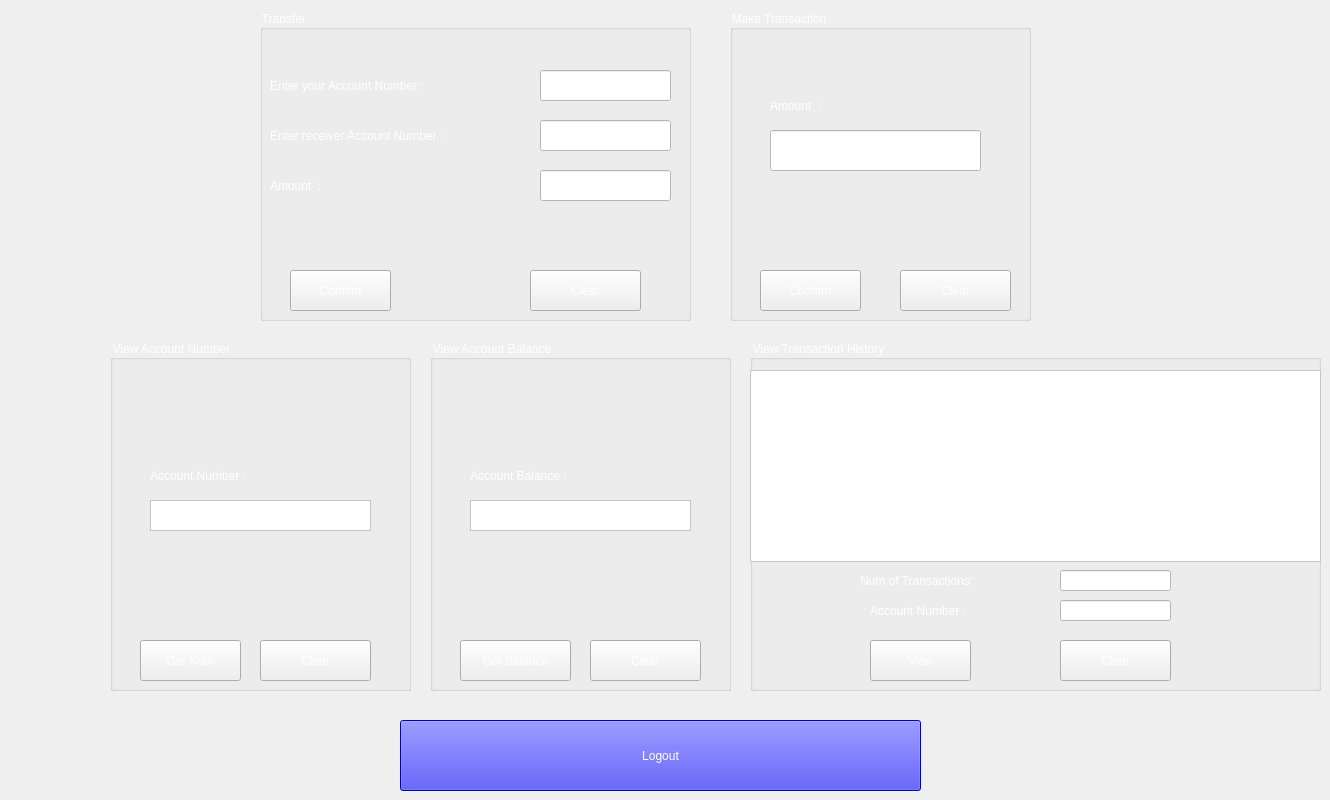
    <widget class="QWidget" name="UserTab">
     <attribute name="title">
      <string>User</string>
     </attribute>
     <widget class="QGroupBox" name="groupBox_7">
      <property name="geometry">
       <rect>
        <x>110</x>
        <y>340</y>
        <width>301</width>
        <height>351</height>
       </rect>
      </property>
      <property name="styleSheet">
       <string notr="true">font: 12pt &quot;Segoe UI&quot;;
color: rgb(255, 255, 255);</string>
      </property>
      <property name="title">
       <string>View Account Number</string>
      </property>
      <widget class="QPushButton" name="pushButton_8">
       <property name="geometry">
        <rect>
         <x>150</x>
         <y>300</y>
         <width>111</width>
         <height>41</height>
        </rect>
       </property>
       <property name="styleSheet">
        <string notr="true">color: rgb(255, 255, 255);</string>
       </property>
       <property name="text">
        <string>Clear</string>
       </property>
      </widget>
      <widget class="QPushButton" name="viewaccNUsPb">
       <property name="geometry">
        <rect>
         <x>30</x>
         <y>300</y>
         <width>101</width>
         <height>41</height>
        </rect>
       </property>
       <property name="styleSheet">
        <string notr="true">color: rgb(255, 255, 255);</string>
       </property>
       <property name="text">
        <string>Get Num</string>
       </property>
      </widget>
      <widget class="QListWidget" name="viewaccNUsLw">
       <property name="geometry">
        <rect>
         <x>40</x>
         <y>160</y>
         <width>221</width>
         <height>31</height>
        </rect>
       </property>
       <property name="styleSheet">
        <string notr="true">background-color: rgb(255, 255, 255);
color: rgb(0, 0, 0);</string>
       </property>
      </widget>
      <widget class="QLabel" name="label_17">
       <property name="geometry">
        <rect>
         <x>40</x>
         <y>120</y>
         <width>241</width>
         <height>31</height>
        </rect>
       </property>
       <property name="styleSheet">
        <string notr="true">font: 700 12pt &quot;Segoe UI&quot;;
color: rgb(255, 255, 255);</string>
       </property>
       <property name="text">
        <string>Account Number :</string>
       </property>
      </widget>
     </widget>
     <widget class="QPushButton" name="LogoutPb_2">
      <property name="geometry">
       <rect>
        <x>400</x>
        <y>720</y>
        <width>521</width>
        <height>71</height>
       </rect>
      </property>
      <property name="styleSheet">
       <string notr="true">color: rgb(255, 255, 255);
background-color: rgb(0, 0, 255);</string>
      </property>
      <property name="text">
       <string>Logout</string>
      </property>
     </widget>
     <widget class="QGroupBox" name="groupBox_8">
      <property name="geometry">
       <rect>
        <x>430</x>
        <y>340</y>
        <width>301</width>
        <height>351</height>
       </rect>
      </property>
      <property name="styleSheet">
       <string notr="true">font: 12pt &quot;Segoe UI&quot;;
color: rgb(255, 255, 255);</string>
      </property>
      <property name="title">
       <string>View Account Balance</string>
      </property>
      <widget class="QPushButton" name="pushButton_10">
       <property name="geometry">
        <rect>
         <x>160</x>
         <y>300</y>
         <width>111</width>
         <height>41</height>
        </rect>
       </property>
       <property name="styleSheet">
        <string notr="true">color: rgb(255, 255, 255);</string>
       </property>
       <property name="text">
        <string>Clear</string>
       </property>
      </widget>
      <widget class="QListWidget" name="viewaccBUsLw">
       <property name="geometry">
        <rect>
         <x>40</x>
         <y>160</y>
         <width>221</width>
         <height>31</height>
        </rect>
       </property>
       <property name="styleSheet">
        <string notr="true">background-color: rgb(255, 255, 255);
color: rgb(0, 0, 0);</string>
       </property>
      </widget>
      <widget class="QLabel" name="label_19">
       <property name="geometry">
        <rect>
         <x>40</x>
         <y>120</y>
         <width>241</width>
         <height>31</height>
        </rect>
       </property>
       <property name="styleSheet">
        <string notr="true">font: 700 12pt &quot;Segoe UI&quot;;
color: rgb(255, 255, 255);</string>
       </property>
       <property name="text">
        <string>Account Balance :</string>
       </property>
      </widget>
      <widget class="QPushButton" name="viewaccBUsPb">
       <property name="geometry">
        <rect>
         <x>30</x>
         <y>300</y>
         <width>111</width>
         <height>41</height>
        </rect>
       </property>
       <property name="styleSheet">
        <string notr="true">color: rgb(255, 255, 255);</string>
       </property>
       <property name="text">
        <string>Get Balance</string>
       </property>
      </widget>
     </widget>
     <widget class="QGroupBox" name="groupBox_9">
      <property name="geometry">
       <rect>
        <x>750</x>
        <y>340</y>
        <width>571</width>
        <height>351</height>
       </rect>
      </property>
      <property name="styleSheet">
       <string notr="true">font: 12pt &quot;Segoe UI&quot;;
color: rgb(255, 255, 255);</string>
      </property>
      <property name="title">
       <string>View Transaction History</string>
      </property>
      <widget class="QLabel" name="label_20">
       <property name="geometry">
        <rect>
         <x>110</x>
         <y>230</y>
         <width>181</width>
         <height>21</height>
        </rect>
       </property>
       <property name="styleSheet">
        <string notr="true">color: rgb(255, 255, 255);
font: 700 10pt &quot;Segoe UI&quot;;</string>
       </property>
       <property name="text">
        <string>Num of Transactions:</string>
       </property>
      </widget>
      <widget class="QPushButton" name="pushButton_11">
       <property name="geometry">
        <rect>
         <x>310</x>
         <y>300</y>
         <width>111</width>
         <height>41</height>
        </rect>
       </property>
       <property name="styleSheet">
        <string notr="true">color: rgb(255, 255, 255);</string>
       </property>
       <property name="text">
        <string>Clear</string>
       </property>
      </widget>
      <widget class="QPushButton" name="viewTransPb">
       <property name="geometry">
        <rect>
         <x>120</x>
         <y>300</y>
         <width>101</width>
         <height>41</height>
        </rect>
       </property>
       <property name="styleSheet">
        <string notr="true">color: rgb(255, 255, 255);</string>
       </property>
       <property name="text">
        <string>View</string>
       </property>
      </widget>
      <widget class="QLabel" name="label_26">
       <property name="geometry">
        <rect>
         <x>120</x>
         <y>260</y>
         <width>161</width>
         <height>21</height>
        </rect>
       </property>
       <property name="styleSheet">
        <string notr="true">color: rgb(255, 255, 255);
font: 700 10pt &quot;Segoe UI&quot;;</string>
       </property>
       <property name="text">
        <string>Account Number :</string>
       </property>
      </widget>
      <widget class="QLineEdit" name="NumTransLe">
       <property name="geometry">
        <rect>
         <x>310</x>
         <y>230</y>
         <width>111</width>
         <height>21</height>
        </rect>
       </property>
       <property name="styleSheet">
        <string notr="true">background-color: rgb(255, 255, 255);
color: rgb(0, 0, 0);</string>
       </property>
      </widget>
      <widget class="QLineEdit" name="accNumTransLe">
       <property name="geometry">
        <rect>
         <x>310</x>
         <y>260</y>
         <width>111</width>
         <height>21</height>
        </rect>
       </property>
       <property name="styleSheet">
        <string notr="true">background-color: rgb(255, 255, 255);
color: rgb(0, 0, 0);</string>
       </property>
      </widget>
      <widget class="QTableWidget" name="tableWidget">
       <property name="geometry">
        <rect>
         <x>0</x>
         <y>30</y>
         <width>571</width>
         <height>192</height>
        </rect>
       </property>
       <property name="styleSheet">
        <string notr="true">background-color: rgb(255, 255, 255);
color: rgb(0, 0, 0);</string>
       </property>
       <property name="verticalScrollMode">
        <enum>QAbstractItemView::ScrollPerPixel</enum>
       </property>
       <property name="horizontalScrollMode">
        <enum>QAbstractItemView::ScrollPerPixel</enum>
       </property>
      </widget>
     </widget>
     <widget class="QGroupBox" name="groupBox_10">
      <property name="geometry">
       <rect>
        <x>260</x>
        <y>10</y>
        <width>431</width>
        <height>311</height>
       </rect>
      </property>
      <property name="styleSheet">
       <string notr="true">font: 12pt &quot;Segoe UI&quot;;
border-color: rgb(255, 255, 255);
color: rgb(255, 255, 255);</string>
      </property>
      <property name="title">
       <string>Transfer </string>
      </property>
      <widget class="QPushButton" name="MakeTransPb_2">
       <property name="geometry">
        <rect>
         <x>30</x>
         <y>260</y>
         <width>101</width>
         <height>41</height>
        </rect>
       </property>
       <property name="styleSheet">
        <string notr="true">color: rgb(255, 255, 255);</string>
       </property>
       <property name="text">
        <string>Confirm</string>
       </property>
      </widget>
      <widget class="QPushButton" name="pushButton_12">
       <property name="geometry">
        <rect>
         <x>270</x>
         <y>260</y>
         <width>111</width>
         <height>41</height>
        </rect>
       </property>
       <property name="styleSheet">
        <string notr="true">color: rgb(255, 255, 255);</string>
       </property>
       <property name="text">
        <string>Clear</string>
       </property>
      </widget>
      <widget class="QLabel" name="label_21">
       <property name="geometry">
        <rect>
         <x>10</x>
         <y>60</y>
         <width>271</width>
         <height>31</height>
        </rect>
       </property>
       <property name="styleSheet">
        <string notr="true">color: rgb(255, 255, 255);
font: 700 10pt &quot;Segoe UI&quot;;</string>
       </property>
       <property name="text">
        <string>Enter your Account Number :</string>
       </property>
      </widget>
      <widget class="QLineEdit" name="MakeTransLe_2">
       <property name="geometry">
        <rect>
         <x>280</x>
         <y>60</y>
         <width>131</width>
         <height>31</height>
        </rect>
       </property>
       <property name="styleSheet">
        <string notr="true">background-color: rgb(255, 255, 255);
color: rgb(0, 0, 0);</string>
       </property>
      </widget>
      <widget class="QLabel" name="label_22">
       <property name="geometry">
        <rect>
         <x>10</x>
         <y>110</y>
         <width>271</width>
         <height>31</height>
        </rect>
       </property>
       <property name="styleSheet">
        <string notr="true">color: rgb(255, 255, 255);
font: 700 10pt &quot;Segoe UI&quot;;</string>
       </property>
       <property name="text">
        <string>Enter receiver Account Number :</string>
       </property>
      </widget>
      <widget class="QLineEdit" name="MakeTransLe_3">
       <property name="geometry">
        <rect>
         <x>280</x>
         <y>110</y>
         <width>131</width>
         <height>31</height>
        </rect>
       </property>
       <property name="styleSheet">
        <string notr="true">background-color: rgb(255, 255, 255);
color: rgb(0, 0, 0);</string>
       </property>
      </widget>
      <widget class="QLineEdit" name="MakeTransLe_4">
       <property name="geometry">
        <rect>
         <x>280</x>
         <y>160</y>
         <width>131</width>
         <height>31</height>
        </rect>
       </property>
       <property name="styleSheet">
        <string notr="true">background-color: rgb(255, 255, 255);
color: rgb(0, 0, 0);</string>
       </property>
      </widget>
      <widget class="QLabel" name="label_23">
       <property name="geometry">
        <rect>
         <x>10</x>
         <y>160</y>
         <width>111</width>
         <height>31</height>
        </rect>
       </property>
       <property name="styleSheet">
        <string notr="true">font: 700 12pt &quot;Segoe UI&quot;;
color: rgb(255, 255, 255);</string>
       </property>
       <property name="text">
        <string>Amount  :</string>
       </property>
      </widget>
     </widget>
     <widget class="QGroupBox" name="groupBox_11">
      <property name="geometry">
       <rect>
        <x>730</x>
        <y>10</y>
        <width>301</width>
        <height>311</height>
       </rect>
      </property>
      <property name="styleSheet">
       <string notr="true">font: 12pt &quot;Segoe UI&quot;;
color: rgb(255, 255, 255);</string>
      </property>
      <property name="title">
       <string>Make Transaction</string>
      </property>
      <widget class="QLineEdit" name="MakeTransLe">
       <property name="geometry">
        <rect>
         <x>40</x>
         <y>120</y>
         <width>211</width>
         <height>41</height>
        </rect>
       </property>
       <property name="styleSheet">
        <string notr="true">background-color: rgb(255, 255, 255);
color: rgb(0, 0, 0);</string>
       </property>
      </widget>
      <widget class="QPushButton" name="pushButton_9">
       <property name="geometry">
        <rect>
         <x>170</x>
         <y>260</y>
         <width>111</width>
         <height>41</height>
        </rect>
       </property>
       <property name="styleSheet">
        <string notr="true">color: rgb(255, 255, 255);</string>
       </property>
       <property name="text">
        <string>Clear</string>
       </property>
      </widget>
      <widget class="QPushButton" name="MakeTransPb">
       <property name="geometry">
        <rect>
         <x>30</x>
         <y>260</y>
         <width>101</width>
         <height>41</height>
        </rect>
       </property>
       <property name="styleSheet">
        <string notr="true">color: rgb(255, 255, 255);</string>
       </property>
       <property name="text">
        <string>Confirm</string>
       </property>
      </widget>
      <widget class="QLabel" name="label_18">
       <property name="geometry">
        <rect>
         <x>40</x>
         <y>80</y>
         <width>241</width>
         <height>31</height>
        </rect>
       </property>
       <property name="styleSheet">
        <string notr="true">font: 700 12pt &quot;Segoe UI&quot;;
color: rgb(255, 255, 255);</string>
       </property>
       <property name="text">
        <string>Amount  :</string>
       </property>
      </widget>
     </widget>
    </widget>
